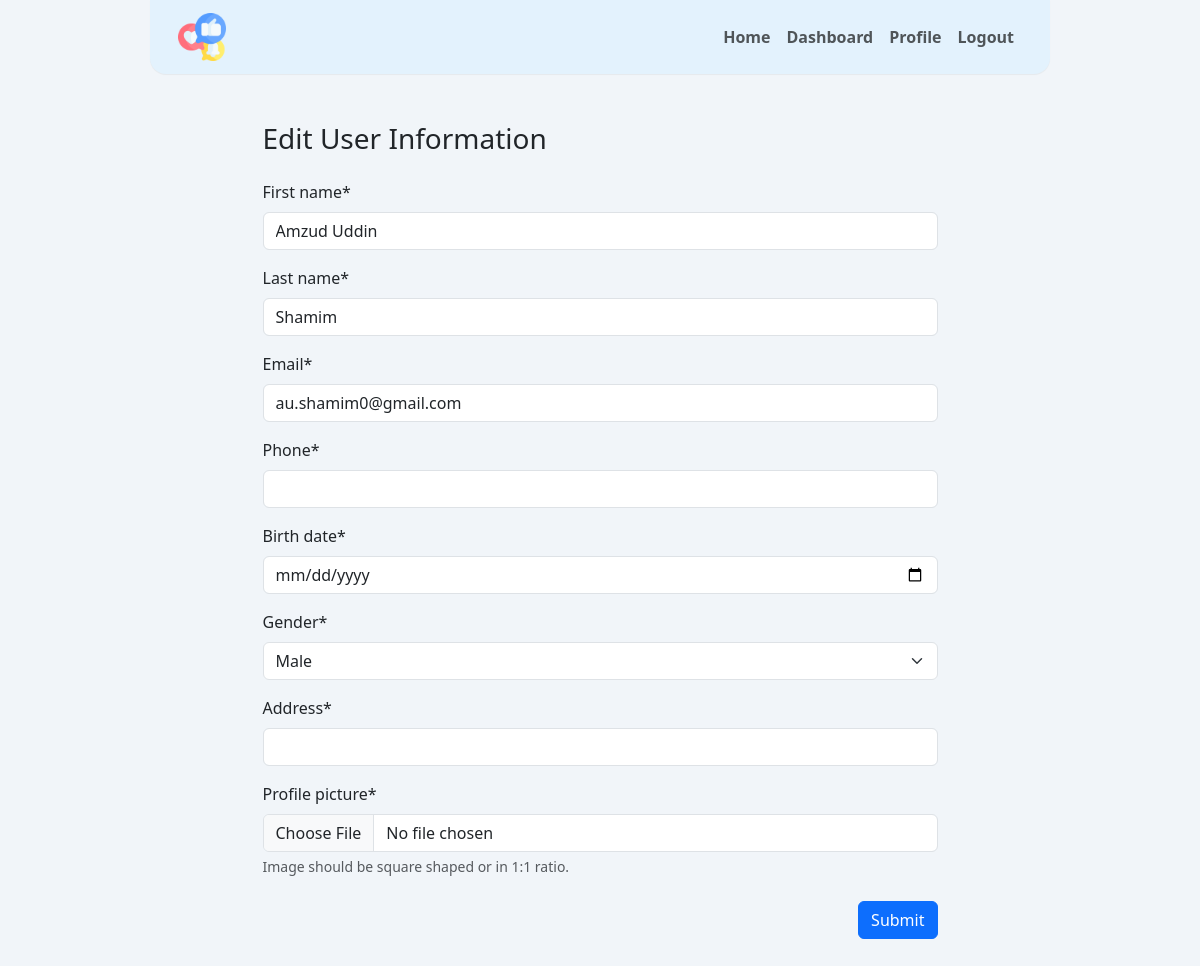
Before: /user/edit/ (signed in) with the older database file.
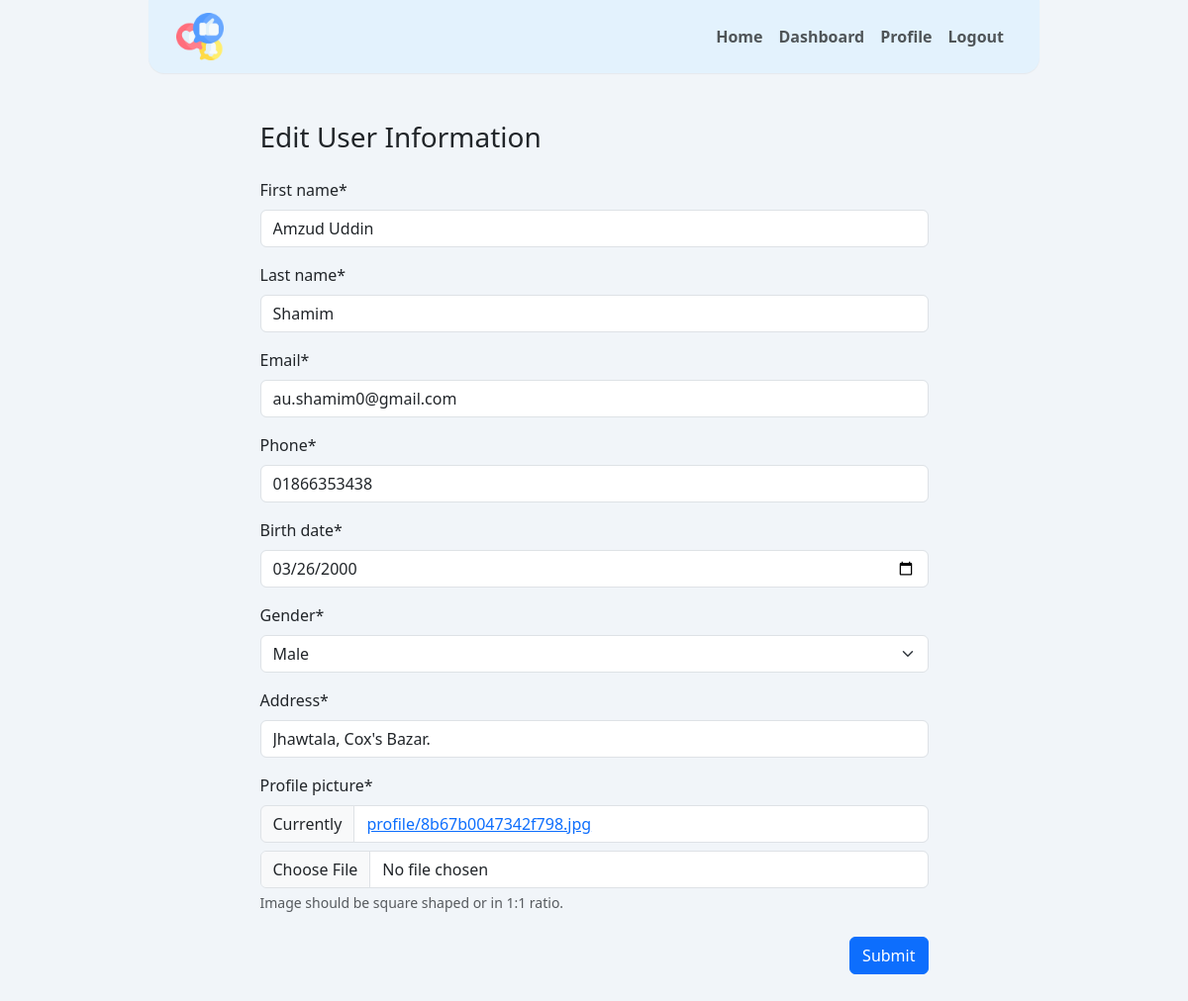
After: the same page with the newer database file.
### app_user/models.py (models this page shows, shortened)
class Profile(models.Model):
    GENDER_CHOICES = (
        ("Male", "Male"),
        ("Female", "Female"),
    )
    user = models.OneToOneField(User, on_delete=models.CASCADE)
    phone = models.CharField(max_length=15, null=True, blank=True)
    birth_date = models.DateField(null=True, blank=True)
    gender = models.CharField(
        max_length=6, choices=GENDER_CHOICES, null=True, blank=True
    )
    address = models.CharField(max_length=200, null=True, blank=True)
    profile_picture = models.ImageField(upload_to="profile/", null=True, blank=True)

### app_user/views.py (the view, shortened to what this page needs)
# urls.py: path("edit/", EditUserProfileView.as_view(), name="edit-user"),
class EditUserProfileView(LoginRequiredMixin, UpdateView):
    model = User
    form_class = UserDetailsForm
    template_name = "user_creation_form.html"
    success_url = reverse_lazy("home")
    def get_object(self, queryset=None):
        return self.request.user
    def get_initial(self):
        initial = super().get_initial()
        if self.request.user.is_authenticated:
            user = self.request.user
            profile = Profile.objects.get(user=user)
            initial["phone"] = profile.phone
            initial["birth_date"] = profile.birth_date
            initial["gender"] = profile.gender
            initial["address"] = profile.address
            initial["profile_picture"] = profile.profile_picture
        return initial
    def get_context_data(self, **kwargs):
        context = super().get_context_data(**kwargs)
        context["title"] = "Edit User Information"
        return context

### app_user/forms.py
class UserDetailsForm(forms.ModelForm):
    first_name = forms.CharField(max_length=30)
    last_name = forms.CharField(max_length=30)
    email = forms.EmailField()
    phone = forms.CharField(max_length=15)
    birth_date = forms.DateField(widget=forms.DateInput(attrs={"type": "date"}))
    gender = forms.ChoiceField(choices=Profile.GENDER_CHOICES)
    address = forms.CharField(max_length=200)
    profile_picture = forms.ImageField(
        help_text="Image should be square shaped or in 1:1 ratio."
    )
    class Meta:
        model = User
        fields = ["first_name", "last_name", "email"]

### app_user/templates/user_creation_form.html (shortened to what this page needs)
{% extends "base.html" %}
{% block content %}
<div class="w-75 mx-auto mb-5">
  <h3 class="mb-4">{{title}}</h3>
  {% load crispy_forms_tags %}
  <form method="post" enctype="multipart/form-data">
    {% csrf_token %} {{form|crispy}}
    <div class="d-flex justify-content-end my-4">
      <input class="btn btn-primary" type="submit" value="Submit" />
    </div>
  </form>
</div>
{% endblock content %}

Changed rows visible on the page:
now on this page (row edited): Profile: phone "01866353438", address "Jhawtala, Cox's Bazar."
changed Profile: phone empty → "01866353438" (drawn)
Other visible differences:
form field birth_date: (not shown) → "03/26/2000"
text no longer shown: "First name * Last name * Email * Phone * Birth date * Gender * Address * Profile picture * Image should be square shaped or in 1:1 ratio."
text now shown: "First name * Last name * Email * Phone * Birth date * Gender * Address * Profile picture * Currently profile/8b67b0047342f798.jpg Image should be square shaped or in 1:1 ratio."
